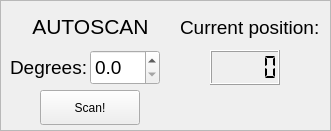
      <widget class="QFrame" name="frame_5">
       <property name="geometry">
        <rect>
         <x>710</x>
         <y>10</y>
         <width>331</width>
         <height>131</height>
        </rect>
       </property>
       <property name="frameShape">
        <enum>QFrame::StyledPanel</enum>
       </property>
       <property name="frameShadow">
        <enum>QFrame::Raised</enum>
       </property>
       <widget class="QDoubleSpinBox" name="degree_auto_scan">
        <property name="geometry">
         <rect>
          <x>90</x>
          <y>50</y>
          <width>70</width>
          <height>35</height>
         </rect>
        </property>
        <property name="font">
         <font>
          <pointsize>14</pointsize>
         </font>
        </property>
        <property name="decimals">
         <number>1</number>
        </property>
       </widget>
       <widget class="QLabel" name="label_5">
        <property name="geometry">
         <rect>
          <x>10</x>
          <y>50</y>
          <width>85</width>
          <height>35</height>
         </rect>
        </property>
        <property name="font">
         <font>
          <pointsize>14</pointsize>
         </font>
        </property>
        <property name="text">
         <string>Degrees:</string>
        </property>
       </widget>
       <widget class="QPushButton" name="button_auto_scan">
        <property name="geometry">
         <rect>
          <x>40</x>
          <y>90</y>
          <width>100</width>
          <height>35</height>
         </rect>
        </property>
        <property name="text">
         <string>Scan!</string>
        </property>
       </widget>
       <widget class="QLabel" name="label_9">
        <property name="geometry">
         <rect>
          <x>16</x>
          <y>6</y>
          <width>141</width>
          <height>41</height>
         </rect>
        </property>
        <property name="font">
         <font>
          <pointsize>16</pointsize>
         </font>
        </property>
        <property name="text">
         <string>   AUTOSCAN</string>
        </property>
       </widget>
       <widget class="QLCDNumber" name="current_position">
        <property name="geometry">
         <rect>
          <x>210</x>
          <y>50</y>
          <width>70</width>
          <height>35</height>
         </rect>
        </property>
        <property name="font">
         <font>
          <pointsize>14</pointsize>
         </font>
        </property>
        <property name="smallDecimalPoint">
         <bool>false</bool>
        </property>
        <property name="segmentStyle">
         <enum>QLCDNumber::Flat</enum>
        </property>
       </widget>
       <widget class="QLabel" name="label_7">
        <property name="geometry">
         <rect>
          <x>180</x>
          <y>10</y>
          <width>151</width>
          <height>35</height>
         </rect>
        </property>
        <property name="font">
         <font>
          <pointsize>14</pointsize>
         </font>
        </property>
        <property name="text">
         <string>Current position:</string>
        </property>
       </widget>
      </widget>
